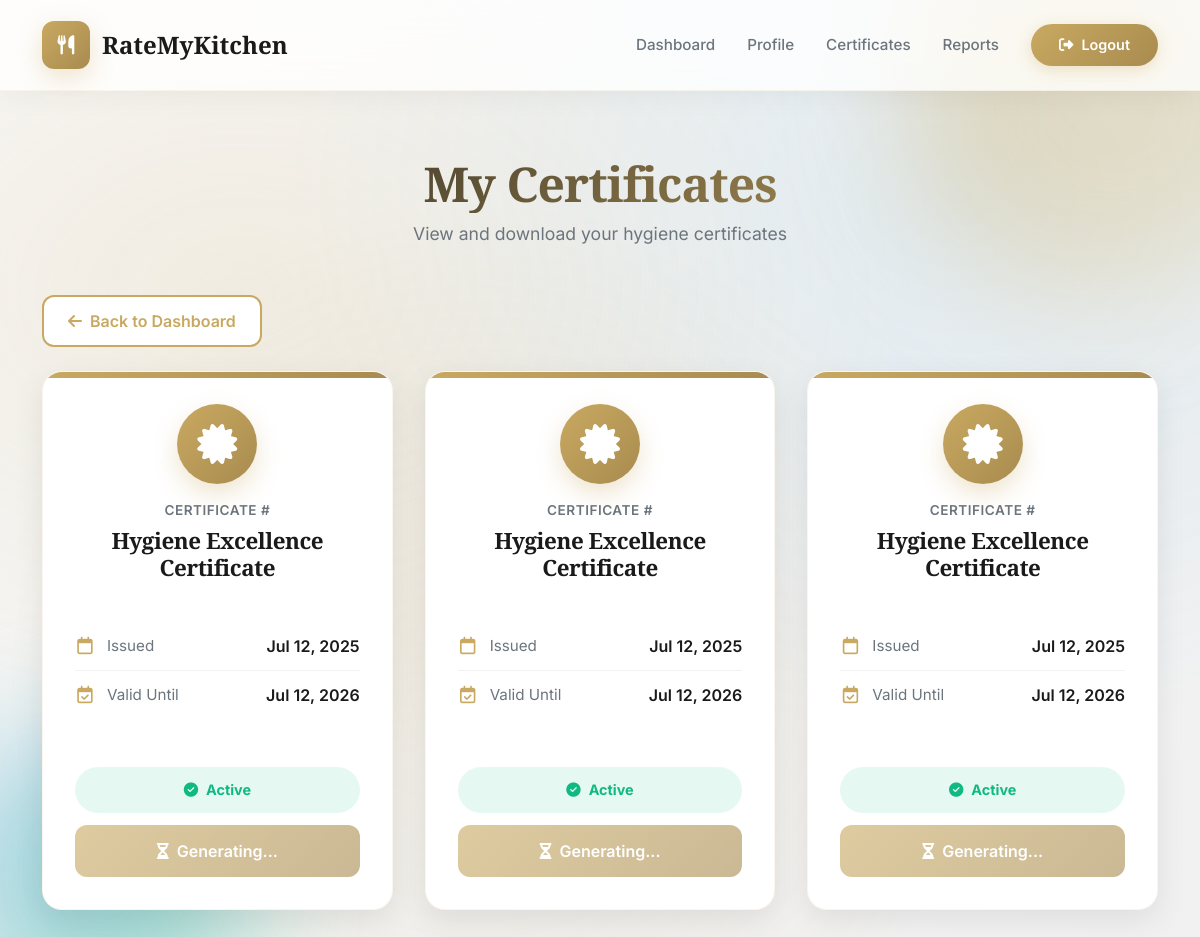
Page /User/certificates/ (signed in) on the committed database.
### User/models.py (models this page shows, shortened)
class Certificate(models.Model):
    hotel       = models.ForeignKey(tbl_hotel, on_delete=models.CASCADE)
    issue_date  = models.DateField(auto_now_add=True)
    valid_till  = models.DateField()
    status      = models.CharField(max_length=20, default="Active")
    file        = models.FileField(upload_to='certificates/', null=True, blank=True)
    certificate_number = models.CharField(max_length=50, blank=True)

### User/views.py (the view)
# urls.py: path('certificates/', views.view_all_certificates, name='view_all_certificates'),
def view_all_certificates(request):
    from datetime import date
    hotel = _require_hotel(request)
    if not hotel:
        return redirect("guest:login")
    today = date.today()
    certificates = Certificate.objects.filter(hotel=hotel).order_by('-issue_date')
    for cert in certificates:
        if cert.valid_till < today and cert.status != 'Expired':
            cert.status = 'Expired'
            cert.save()
    return render(request, 'User/Certificates.html', {
        'certificates': certificates,
        'hotel': hotel
    })

### User/views.py (called while the page is built)
def _require_hotel(request):
    hid = request.session.get("hid")
    if not hid:
        return None
    try:
        return tbl_hotel.objects.get(id=hid)
    except tbl_hotel.DoesNotExist:
        return None

### User/Templates/User/Certificates.html (shortened to what this page needs)
{% extends "User/Header.html" %}
{% block content %}
<div class="container">
    <div class="page-header" data-aos="fade-up">
        <h1 class="page-title">My Certificates</h1>
        <p class="page-subtitle">View and download your hygiene certificates</p>
    </div>
    <div class="mb-4" data-aos="fade-up">
        <a href="/User/homepage/" class="btn-back">
            <i class="fas fa-arrow-left"></i> Back to Dashboard
        </a>
    </div>
    {% if certificates %}
    <div class="cert-grid">
        {% for cert in certificates %}
        <div class="cert-card" data-aos="fade-up" data-aos-delay="{{ forloop.counter0|add:100 }}">
            <div class="cert-card-header">
                <div class="cert-icon">
                    <i class="fas fa-certificate"></i>
                </div>
                <div class="cert-number">Certificate #{{ cert.certificate_number }}</div>
                <h3 class="cert-title">Hygiene Excellence Certificate</h3>
            </div>
            <div class="cert-card-body">
                <div class="cert-detail-item">
                    <i class="far fa-calendar cert-detail-icon"></i>
                    <span class="cert-detail-text">Issued</span>
                    <span class="cert-detail-value">{{ cert.issue_date|date:"M d, Y" }}</span>
                </div>
                <div class="cert-detail-item">
                    <i class="far fa-calendar-check cert-detail-icon"></i>
                    <span class="cert-detail-text">Valid Until</span>
                    <span class="cert-detail-value">{{ cert.valid_till|date:"M d, Y" }}</span>
                </div>
            </div>
            <div class="cert-card-footer">
                <span
                    class="status-badge {% if cert.status == 'Active' %}status-active{% else %}status-expired{% endif %}">
                    <i class="fas fa-{% if cert.status == 'Active' %}check-circle{% else %}times-circle{% endif %}"></i>
                    {{ cert.status }}
                </span>
                {% if cert.file %}
                <a href="/User/download-certificate/{{ cert.id }}/" class="btn-download">
                    <i class="fas fa-download"></i> Download PDF
                </a>
                {% else %}
                <button class="btn-download" disabled>
                    <i class="fas fa-hourglass-half"></i> Generating...
                </button>
                {% endif %}
            </div>
        </div>
        {% endfor %}
    </div>
    {% endif %}
</div>
{% endblock %}

### User/Templates/User/Header.html (style rules this page uses)
:root { --primary: #C9A961; --primary-dark: #A88B4F; --primary-light: #E5D4A6; --secondary: #2C3E50; --accent: #3498DB; --success: #10b981; --warning: #f59e0b; --danger: #ef4444; --light: #F8F9FA; --white: #FFFFFF; --dark: #1A1A1A; --text-primary: #2C3E50; --text-secondary: #6C757D; }
* { margin: 0; padding: 0; box-sizing: border-box; }
body { font-family: 'Inter', sans-serif; background: linear-gradient(135deg, #fafafa 0%, #f0f0f0 100%); color: var(--text-primary); overflow-x: hidden; position: relative; min-height: 100vh; }
h1, h2, h3, h4, h5, h6 { font-family: 'Playfair Display', serif; font-weight: 800; letter-spacing: -0.02em; }

### User/Templates/User/Certificates.html (style rules this page uses)
.page-header { text-align: center; margin-bottom: 3rem; padding-top: 2rem; }
.page-title { font-size: 3rem; font-weight: 800; background: linear-gradient(135deg, var(--dark), var(--primary)); -webkit-background-clip: text; -webkit-text-fill-color: transparent; background-clip: text; margin-bottom: 0.5rem; }
.page-subtitle { color: #6C757D; font-size: 1.1rem; }
.cert-grid { display: grid; grid-template-columns: repeat(auto-fill, minmax(350px, 1fr)); gap: 2rem; margin-bottom: 2rem; }
.cert-card { background: white; border-radius: 20px; overflow: hidden; box-shadow: 0 10px 30px rgba(0, 0, 0, 0.08); border: 1px solid rgba(201, 169, 97, 0.1); transition: all 0.4s ease; position: relative; }
.cert-card::before { content: ''; position: absolute; top: 0; left: 0; right: 0; height: 6px; background: linear-gradient(90deg, var(--primary), var(--primary-dark)); }
.cert-card-header { padding: 2rem 2rem 1rem; text-align: center; }
.cert-icon { width: 80px; height: 80px; background: linear-gradient(135deg, var(--primary), var(--primary-dark)); border-radius: 50%; display: inline-flex; align-items: center; justify-content: center; color: white; font-size: 2.5rem; margin-bottom: 1rem; box-shadow: 0 10px 25px rgba(201, 169, 97, 0.3); }
.cert-number { font-size: 0.85rem; color: var(--text-secondary); font-weight: 600; text-transform: uppercase; letter-spacing: 0.5px; margin-bottom: 0.5rem; }
.cert-title { font-size: 1.4rem; font-weight: 700; color: var(--dark); margin-bottom: 1.5rem; }
.cert-card-body { padding: 0 2rem 1.5rem; }
.cert-detail-item { display: flex; align-items: center; gap: 0.75rem; padding: 0.75rem 0; border-bottom: 1px solid rgba(0, 0, 0, 0.05); }
.cert-detail-item:last-child { border-bottom: none; }
.cert-detail-icon { color: var(--primary); font-size: 1.1rem; width: 20px; text-align: center; }
.cert-detail-text { flex: 1; font-size: 0.95rem; color: var(--text-secondary); }
.cert-detail-value { font-weight: 600; color: var(--dark); }
.cert-card-footer { padding: 1.5rem 2rem 2rem; display: flex; flex-direction: column; gap: 0.75rem; }
.status-badge { display: inline-flex; align-items: center; justify-content: center; gap: 0.5rem; padding: 0.75rem 1.25rem; border-radius: 50px; font-size: 0.9rem; font-weight: 700; width: 100%; }
.status-active { background: rgba(16, 185, 129, 0.1); color: var(--success); }
.btn-download { background: linear-gradient(135deg, var(--primary), var(--primary-dark)); color: white; border: none; padding: 0.875rem 1.5rem; border-radius: 12px; font-weight: 600; transition: all 0.3s ease; text-decoration: none; display: inline-flex; align-items: center; justify-content: center; gap: 0.5rem; width: 100%; }
.btn-download:disabled { opacity: 0.6; cursor: not-allowed; }
.btn-back { background: white; border: 2px solid var(--primary); color: var(--primary); padding: 0.75rem 1.5rem; border-radius: 12px; font-weight: 600; transition: all 0.3s ease; text-decoration: none; display: inline-flex; align-items: center; gap: 0.5rem; }

### rows in the picture
Certificate: issue_date "Jul 12, 2025", valid_till "Jul 12, 2026", status "Active", shows "Generating..."
Certificate: issue_date "Jul 12, 2025", valid_till "Jul 12, 2026", status "Active", shows "Generating..."
Certificate: issue_date "Jul 12, 2025", valid_till "Jul 12, 2026", status "Active", shows "Generating..."
